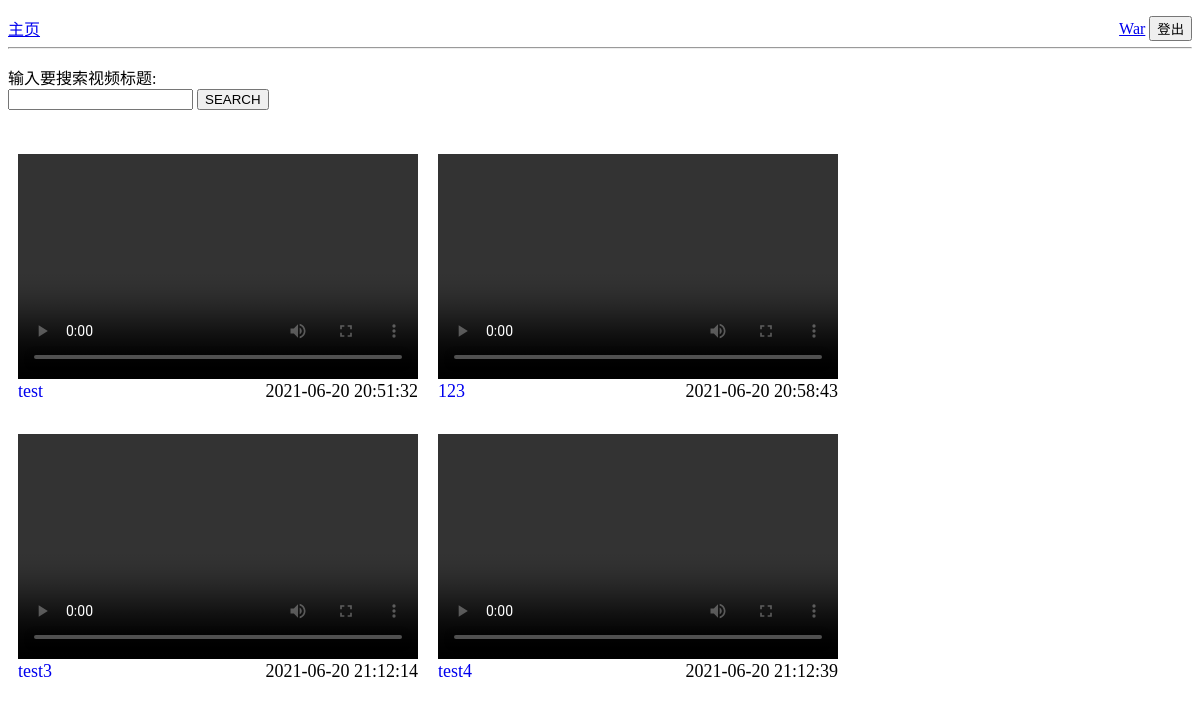
Screenshot of /main (signed in) with the database file from the repository.
### tables this page shows
CREATE TABLE accounts (id integer primary key autoincrement,user_name string  unique not null,password string not null);

CREATE TABLE video (id integer primary key autoincrement,name string ,path string not null ,user_name string not null,time string not null);

### app.py (the view)
@app.route('/main', methods=['GET','POST'])
@login_required
def mainhome():
    form = SearchForm()
    videos = DB.video_query()
    if form.validate_on_submit():
        name = request.form.get('name', None)
        return redirect(url_for('video_result', name = name))
    return render_template('MAINHOME.html', name = current_user.username, form = form, videos = videos)

### forms.py
class SearchForm(FlaskForm):
    name = StringField('name', validators=[DataRequired()])
    submit = SubmitField('name')

### DB.py (called while the page is built)
def ac_id(user_name):
    con = sqlite3.connect(DATABASE)
    cur = con.cursor()
    sql = 'select id from accounts where user_name = ?'
    cur.execute(sql,[user_name])
    result = cur.fetchone()
    con.close()
    try:
        return result[0]
    except:
        return None

def ac_name(id):
    con = sqlite3.connect(DATABASE)
    cur = con.cursor()
    sql = 'select user_name from accounts where id = ?'
    cur.execute(sql,[id])
    result = cur.fetchone()
    con.close()
    try:
        return result[0]
    except:
        return None

def video_query():
    con = sqlite3.connect(DATABASE)
    cur = con.cursor()
    sql = 'select name, path, time, id from video'
    cur.execute(sql)
    result = cur.fetchall()
    con.close()
    return result

### app.py (called while the page is built)
@login_manager.user_loader
def load_user(user_id):
    return User.get(user_id)

### manager.py (called while the page is built)
    def get_id(self):
        id = DB.ac_id(self.username)
        if id is None:
            return uuid.uuid4()
        else:
            return id

    @staticmethod
    def get(user_id):
        user_name = DB.ac_name(user_id)
        return User(user_name)

### templates/MAINHOME.html (shortened to what this page needs)
<!DOCTYPE html>
<html lang="en">
<head>
</head>
<body>
    <p>
        <div style="height:15px">
            <div style="float:left"><a href="{{ url_for("mainhome") }}">主页</a></div>
            <div style="float:right">
                <a href="{{ url_for("home", name = name) }}">{{ name }}</a>
                <a href="{{ url_for("logout") }}"><input type="submit" value="登出"></a>
            </div>
        </div>
    </p>
    <hr>
    <form action="{{ url_for("mainhome") }}" method="POST">
        <p>
            输入要搜索视频标题:<br>
            <input type="text" name="name" />
            <input type="submit" value="SEARCH">
        </p>
    </form>
    {% if videos %}
    {% for video in videos %}
    <div id="container">
        <div class="box-out" style="height:280px;width:400px;">
            <video class="movie box-in" width="400" height="225" controls="controls">
                <source src="../../static/{{ video[1] }}" type="video/mp4" />
            </video>
            <a href="{{ url_for("singlemovie", id = video[3]) }}"><p class="title-in1">{{ video[0] }}</p></a>
            <p class="title-in2">{{ video[2] }}</p>
        </div>
        {% endfor %}
    </div>
    {% else %}
    还没有上传视频
    {% endif %}
</body>
</html>

### templates/MAINHOME.html (style rules this page uses)
.box-out { position: relative; #border:solid 1px #555; float: left; padding: 0px 10px; }
.box-in { position: absolute; left: 0; top: 0px; right: 0; bottom: 0; margin: auto; }
.title-in1 { position: absolute; top: 240px; left: 10px; margin: auto; text-align: center; height: 50px; line-height: 50px; font-size: 18px; }
.title-in2 { position: absolute; top: 240px; right: 10px; margin: auto; text-align: center; height: 50px; line-height: 50px; font-size: 18px; }

### rows the page displays
accounts: user_name "War"
video: name "test", time "2021-06-20 20:51:32"
video: name "123", time "2021-06-20 20:58:43"
video: name "test3", time "2021-06-20 21:12:14"
video: name "test4", time "2021-06-20 21:12:39"
